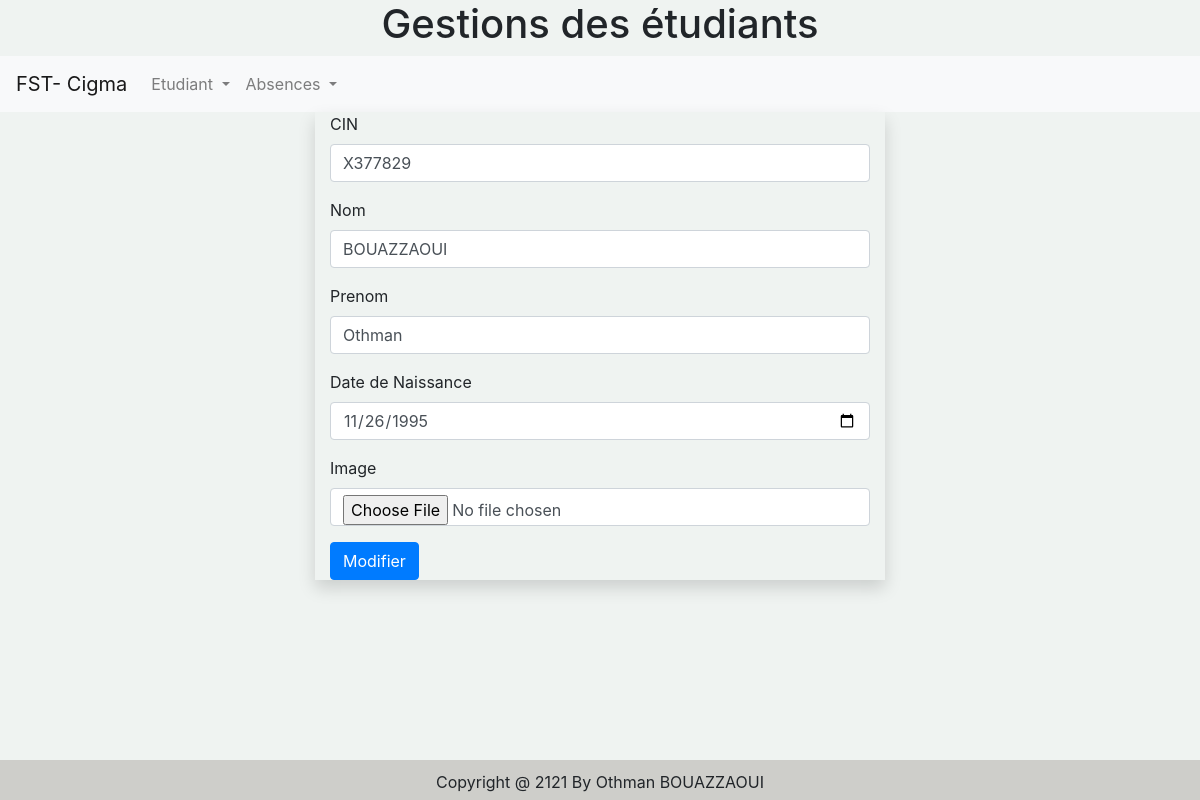
Screenshot of /edit.php?id=X377829 with the database file from the repository.
### tables this page shows
CREATE TABLE `etudiant` (
  `id` int(11) NOT NULL,
  `cin` varchar(200) NOT NULL,
  `nom` varchar(200) DEFAULT NULL,
  `prenom` varchar(200) DEFAULT NULL,
  `image` varchar(200) DEFAULT NULL,
  `date_naiss` date DEFAULT NULL
);

### module.php (called while the page is built, shortened)
<?php
function connect()
{
		try {
			$options=[
			    PDO::ATTR_ERRMODE => PDO::ERRMODE_EXCEPTION,
			    PDO::ATTR_DEFAULT_FETCH_MODE => PDO::FETCH_ASSOC
			];
			$pdo = new PDO("mysql:host=localhost;dbname=db_cigma","root","",$options);
			return $pdo;
		} catch (Exception $e) {
			echo "Error you can't connect db ".$e->getMessage();
		}
}
function find($id)
{
		try
		{
		$con = connect();
		$req = $con->prepare("select id,cin,date_naiss,nom,prenom,image from etudiant where cin=?");
		$req->execute([$id]);
		$resultat = $req->fetch();
		return $resultat;
		}catch(Exception $e) {
				echo $e->getMessage();
		}
}

### edit.php (the view, shortened to what this page needs)
<?php
include("module.php");
if(isset($_GET['id']))
{
	$result = find($_GET['id']);
	$cin = $result['cin'];
}else
	$cin = "n'est défini !";
?>
<!DOCTYPE html>
<html lang="en">
<head>
    <link rel="stylesheet" href="https://stackpath.bootstrapcdn.com/bootstrap/4.4.1/css/bootstrap.min.css">
</head>
<body>
<?php include("nav_menu.php"); ?>
    <div class="container">
        <div class="row">
            <div class="col-md-6 mx-auto shadow">
            <form action="update.php" method="post" enctype="multipart/form-data">
                <div class="form-group"><label for="cin">CIN</label>
                <input type="text" class="form-control" name="cin" id="cin" value="<?=$cin ;?>">
                </div>
                <div class="form-group"><label for="nom">Nom</label>
                <input type="text" class="form-control" name="nom" id="nom" value="<?=$result['nom'];?>">
                </div>
                <div class="form-group"><label for="prenom">Prenom</label>
                <input type="text" class="form-control" name="prenom" id="prenom" value="<?=$result['prenom'];?>">
                </div>
                <div class="form-group"><label for="date_naiss">Date de Naissance</label>
                <input type="date" class="form-control" name="date_naiss" id="date_naiss" value="<?=$result['date_naiss'];?>">
                </div>
        <div class="form-group"><label for="image">Image</label>
                <input type="file" class="form-control" name="image" id="image" >
                </div>
                <button type="submit" class="btn btn-primary">Modifier</button>
            </form>
            </div>
        </div>
    </div>
<?php include "footer.php" ;?>
</body>
</html>

### nav_menu.php (style rules this page uses)
body { background-color: #eff3f1; }

### rows the page displays
etudiant: cin "X377829", nom "BOUAZZAOUI", prenom "Othman", date_naiss "11/26/1995"
